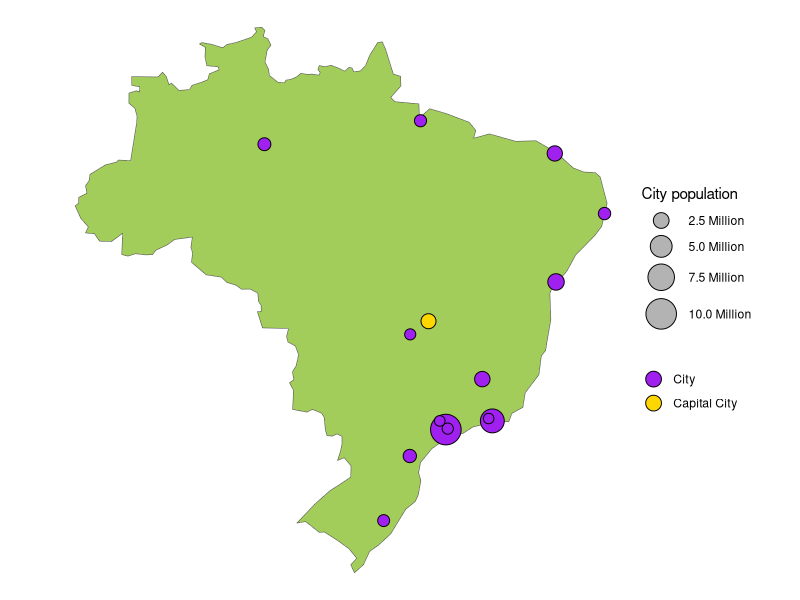

This chart was generated by the following R code:
library(tidyverse)
library(sf)
library(maps)
library(rnaturalearthdata)

brazil_sf <- countries110 %>% 
  st_as_sf() %>% 
  filter(name == "Brazil")

brazil_cities <- world.cities %>% 
  filter(country.etc == "Brazil",
         pop >= 1E6) %>% 
  st_as_sf(coords = c("long", "lat"), crs = 4326) %>% 
  arrange(desc(pop))


ggplot() +
  geom_sf(data = brazil_sf,
          fill = "darkolivegreen3") +
  geom_sf(data = brazil_cities,
          shape = 21,
          aes(fill = as.logical(capital),
              size = pop)) +
  scale_size_area(max_size = 10,
                  name = "City population",
                  labels = scales::number_format(scale = 1E-6,
                                                 suffix = " Million")) +
  scale_fill_manual(name = "",
                    values = c("TRUE" = "gold",
                               "FALSE" = "purple"),
                    labels = c("TRUE" = "Capital City",
                               "FALSE" = "City")) +
  guides(fill = guide_legend(override.aes = list(size = 5)),
         size = guide_legend(override.aes = list(fill = "gray70"))) +
  theme_void()
